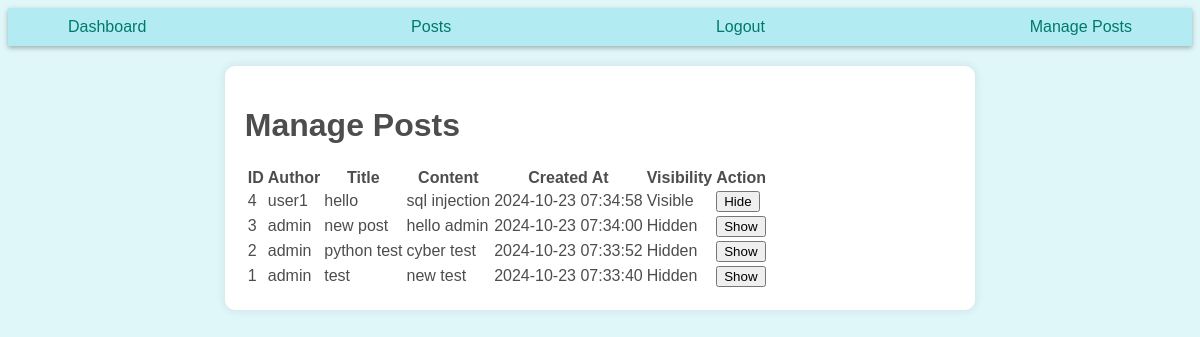
The app's page /admin/posts (signed in) with its own data.
### tables this page shows
CREATE TABLE posts (
                            id INTEGER PRIMARY KEY,
                            user_id INTEGER NOT NULL,
                            title TEXT NOT NULL,
                            content TEXT NOT NULL,
                            created_at DATETIME DEFAULT CURRENT_TIMESTAMP,
                            is_deleted INTEGER DEFAULT 0,
                            visible INTEGER DEFAULT 1,
                            FOREIGN KEY(user_id) REFERENCES users(id)
                          );

CREATE TABLE users (
                            id INTEGER PRIMARY KEY,
                            username TEXT NOT NULL UNIQUE,
                            password TEXT NOT NULL
                          );

### app.py (the view)
@app.route('/admin/posts', methods=['GET', 'POST'])
def admin_posts():
    if 'user_id' not in session or not session.get('is_admin'):
        return redirect(url_for('login'))
    if request.method == 'POST':
        post_id = request.form['post_id']
        visibility = request.form['visibility']
        db.set_post_visibility(post_id, int(visibility))
        return redirect(url_for('admin_posts'))
    all_posts = db.c.execute('''SELECT posts.id, users.username, posts.title, posts.content, posts.created_at, posts.visible
                                 FROM posts
                                 JOIN users ON posts.user_id = users.id
                                 ORDER BY posts.created_at DESC''').fetchall()
    return render_template('admin_posts.html', posts=all_posts)

### templates/admin_posts.html (shortened to what this page needs)
{% extends "base.html" %}
{% block content %}
    <div class="container">
        <h1>Manage Posts</h1>
        <table>
            <thead>
                <tr>
                    <th>ID</th>
                    <th>Author</th>
                    <th>Title</th>
                    <th>Content</th>
                    <th>Created At</th>
                    <th>Visibility</th>
                    <th>Action</th>
                </tr>
            </thead>
            <tbody>
                {% for post in posts %}
                    <tr>
                        <td>{{ post[0] }}</td>
                        <td>{{ post[1] }}</td>
                        <td>{{ post[2] }}</td>
                        <td>{{ post[3] }}</td>
                        <td>{{ post[4] }}</td>
                        <td>{{ 'Visible' if post[5] == 1 else 'Hidden' }}</td>
                        <td>
                            <form method="POST">
                                <button type="submit" name="visibility" value="{{ 1 if post[5] == 0 else 0 }}">
                                    {{ 'Show' if post[5] == 0 else 'Hide' }}
                                </button>
                            </form>
                        </td>
                    </tr>
                {% endfor %}
            </tbody>
        </table>
    </div>
{% endblock %}

### templates/base.html (shortened to what this page needs)
<!DOCTYPE html>
<html lang="en">
<head>
    <link rel="stylesheet" href="{{ url_for('static', filename='style.css') }}">
</head>
<body>
    <nav>
    <a class="nav-link" href="{{ url_for('dashboard') }}">Dashboard</a>
    <a class="nav-link" href="{{ url_for('posts') }}">Posts</a>
    {% if 'user_id' in session %}
        <a class="nav-link" href="{{ url_for('logout') }}">Logout</a>
        {% if session.get('is_admin') %}
            <a class="nav-link" href="{{ url_for('admin_posts') }}">Manage Posts</a>
        {% endif %}
    {% else %}
        <a class="nav-link" href="{{ url_for('login') }}">Login</a>
        <a class="nav-link" href="{{ url_for('register') }}">Register</a>
    {% endif %}
    </nav>
    <div class="content">
        {% block content %}{% endblock %}
    </div>
</body>
</html>

### static/style.css (style rules this page uses)
body { background-color: #e0f7fa; color: #4d4d4d; font-family: Futura, sans-serif; }
nav { display: flex; justify-content: space-between; padding: 10px; background-color: #b2ebf2; box-shadow: 0px 2px 5px rgba(0, 0, 0, 0.3); flex-direction: row; }
.nav-link { margin: 0 50px; text-decoration: none; color: #00796b; }
.container { width: 60%; margin: auto; background-color: #ffffff; padding: 20px; border-radius: 10px; box-shadow: 0px 0px 10px rgba(0,0,0,0.1); margin-top: 20px; }

### records on screen
posts: id "4", username "user1", title "hello", content "sql injection", created_at "2024-10-23 07:34:58", visible "Visible", visible "Hide"
posts: id "3", username "admin", title "new post", content "hello admin", created_at "2024-10-23 07:34:00", visible "Hidden", visible "Show"
posts: id "2", username "admin", title "python test", content "cyber test", created_at "2024-10-23 07:33:52", visible "Hidden", visible "Show"
posts: id "1", username "admin", title "test", content "new test", created_at "2024-10-23 07:33:40", visible "Hidden", visible "Show"
